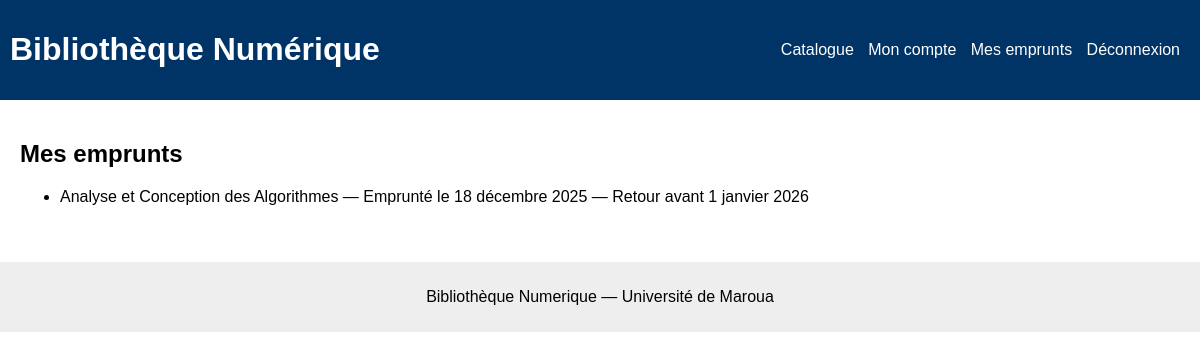
The app's page /my-loans/ (signed in) with its own data.
### catalog/models.py (models this page shows, shortened)
class Loan(models.Model):
    book = models.ForeignKey(Book, on_delete=models.CASCADE)
    borrower = models.ForeignKey(User, on_delete=models.CASCADE)
    borrowed_at = models.DateTimeField(auto_now_add=True)
    due_date = models.DateTimeField()
    returned = models.BooleanField(default=False)
    returned_at = models.DateTimeField(null=True, blank=True)
    sanction = models.BooleanField(default=False)
    def is_overdue(self):
        return (not self.returned) and timezone.now() > self.due_date

class Book(models.Model):
    title = models.CharField(max_length=300)
    description = models.TextField(blank=True)
    authors = models.ManyToManyField(Author, blank=True)
    category = models.ForeignKey(Category, on_delete=models.SET_NULL, null=True, blank=True)
    total_copies = models.IntegerField(default=1)
    available_copies = models.IntegerField(default=1)
    file = models.FileField(upload_to='books/', null=True, blank=True)
    cover_url = models.URLField(blank=True)
    created_at = models.DateTimeField(auto_now_add=True)
    is_new = models.BooleanField(default=False)

### catalog/views.py (the view)
# urls.py: path('my-loans/', views.my_loans, name='my_loans'),
@login_required
def my_loans(request):
    loans = Loan.objects.filter(borrower=request.user)
    return render(request, 'catalog/my_loans.html', {'loans': loans})

### templates/catalog/my_loans.html
{% extends 'catalog/base.html' %}
{% block content %}
<h2>Mes emprunts</h2>
<ul>
  {% for loan in loans %}
    <li>{{ loan.book.title }} — Emprunté le {{ loan.borrowed_at.date }} — Retour avant {{ loan.due_date.date }} {% if loan.is_overdue %} <strong>(Retard)</strong>{% endif %}</li>
  {% empty %}
    <li>Vous n'avez pas d'emprunt actif.</li>
  {% endfor %}
</ul>
{% endblock %}

### static/css/style.css (style rules this page uses)
body { font-family: Arial, sans-serif; margin:0; padding:0; }

### records on screen
Loan: book "Analyse et Conception des Algorithmes", borrowed_at "18 décembre 2025", due_date "1 janvier 2026"
